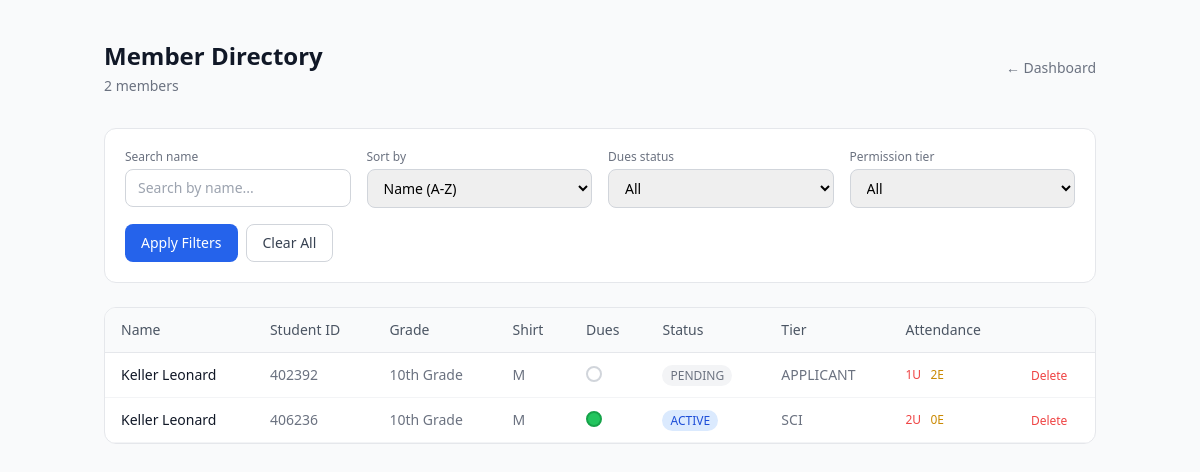
The page /directory/ (signed in) on the database its author committed.
### sga/models.py (models this page shows, shortened)
class Member(models.Model):
    class Grade(models.TextChoices):
        NINTH    = '9',  '9th Grade'
        TENTH    = '10', '10th Grade'
        ELEVENTH = '11', '11th Grade'
        TWELFTH  = '12', '12th Grade'
    class ShirtSize(models.TextChoices):
        XS  = 'XS',  'XS'
        S   = 'S',   'Small'
        M   = 'M',   'Medium'
        L   = 'L',   'Large'
        XL  = 'XL',  'XL'
        XXL = 'XXL', 'XXL'
    class DuesStatus(models.TextChoices):
        PAID    = 'PAID',    'Paid'
        PENDING = 'PENDING', 'Pending'
    class MemberStatus(models.TextChoices):
        ACTIVE  = 'ACTIVE',  'Active'
        PENDING = 'PENDING', 'Pending'
        ALUMNI  = 'ALUMNI',  'Alumni'
    class ElectedPosition(models.TextChoices):
        NONE      = '',          'No position'
        EXEC_PRES = 'EXEC_PRES', 'Executive President'
        EXEC_VP   = 'EXEC_VP',   'Executive Vice President'
        EXEC_PARL = 'EXEC_PARL', 'Executive Parliamentarian'
        EXEC_SEC  = 'EXEC_SEC',  'Executive Secretary'
        EXEC_TRES = 'EXEC_TRES', 'Executive Treasurer'
        SR_PRES   = 'SR_PRES',   'Senior President'
        SR_VP     = 'SR_VP',     'Senior Vice President'
        SR_SEC    = 'SR_SEC',    'Senior Secretary'
        JR_PRES   = 'JR_PRES',   'Junior President'
        JR_VP     = 'JR_VP',     'Junior Vice President'
        JR_SEC    = 'JR_SEC',    'Junior Secretary'
        SO_PRES   = 'SO_PRES',   'Sophomore President'
        SO_VP     = 'SO_VP',     'Sophomore Vice President'
        SO_SEC    = 'SO_SEC',    'Sophomore Secretary'
        FR_PRES   = 'FR_PRES',   'Freshman President'
        FR_VP     = 'FR_VP',     'Freshman Vice President'
        FR_SEC    = 'FR_SEC',    'Freshman Secretary'
    student_id                   = models.CharField(max_length=6, unique=True, validators=[student_id_validator])
    full_name                    = models.CharField(max_length=120)
    email                        = models.EmailField(blank=True)
    password_hash                = models.CharField(max_length=255, blank=True)
    grade                        = models.CharField(max_length=2, choices=Grade.choices, blank=True)
    shirt_size                   = models.CharField(max_length=3, choices=ShirtSize.choices, blank=True)
    dues_status                  = models.CharField(max_length=10, choices=DuesStatus.choices, default=DuesStatus.PENDING)
    member_status                = models.CharField(max_length=10, choices=MemberStatus.choices, default=MemberStatus.PENDING)
    permission_tier              = models.CharField(max_length=10, choices=PermissionTier.choices, default=PermissionTier.APPLICANT)
    elected_position             = models.CharField(max_length=20, choices=ElectedPosition.choices, default='', blank=True)
    attendance_warning_dismissed = models.BooleanField(default=False)
    created_at                   = models.DateTimeField(auto_now_add=True)
    updated_at                   = models.DateTimeField(auto_now=True)
    def has_attendance_warning(self):
        if self.attendance_warning_dismissed:
            return False
        return self.unexcused_absences() >= 2 or self.excused_absences() >= 4
    def unexcused_absences(self):
        return self.attendance_records.filter(status='UNEXCUSED').count()
    def excused_absences(self):
        return self.attendance_records.filter(status='EXCUSED').count()
    class Meta:
        ordering = ['full_name']

### sga/views.py (the view, shortened to what this page needs)
# urls.py: path('directory/',                    views.directory_view,      name='directory'),
@login_required
def directory_view(request):
    try:
        member = Member.objects.get(student_id=request.user.username)
    except Member.DoesNotExist:
        return redirect('login')
    if not is_officer(member):
        messages.error(request, 'Access denied.')
        return redirect('dashboard')
    query = request.GET.get('q', '')
    sort_by = request.GET.get('sort', '')
    dues_filter = request.GET.get('dues', '')
    tier_filter = request.GET.get('tier', '')
    members = Member.objects.all()
    if query:
        members = members.filter(full_name__icontains=query)
    if dues_filter:
        members = members.filter(dues_status=dues_filter)
    if tier_filter:
        members = members.filter(permission_tier=tier_filter)
    if sort_by == 'attendance':
        from django.db.models import Count, Q
        members = members.annotate(
            unexcused_count=Count('attendance_records', filter=Q(attendance_records__status='UNEXCUSED')),
            excused_count=Count('attendance_records', filter=Q(attendance_records__status='EXCUSED'))
        ).order_by('-unexcused_count', '-excused_count', 'full_name')
    else:
        members = members.order_by('full_name')
    return render(request, 'sga/directory.html', {
        'members': members,
        'query': query,
        'member': member,
        'sort_by': sort_by,
        'dues_filter': dues_filter,
        'tier_filter': tier_filter,
    })

### sga/views.py (called while the page is built)
def is_officer(member):
    return member.permission_tier in ('OFFICER', 'SCI')

### sga/templates/sga/directory.html (shortened to what this page needs)
<!DOCTYPE html>
<html lang="en">
<head>
  <script src="https://cdn.tailwindcss.com"></script>
</head>
<body class="bg-gray-50 min-h-screen">
  <div class="max-w-5xl mx-auto px-4 py-10">
    <div class="flex items-center justify-between mb-8">
      <div>
        <h1 class="text-2xl font-semibold text-gray-900">Member Directory</h1>
        <p class="text-sm text-gray-500 mt-1">{{ members|length }} member{{ members|length|pluralize }}</p>
      </div>
      <a href="{% url 'dashboard' %}" class="text-sm text-gray-500 hover:text-gray-800">&larr; Dashboard</a>
    </div>
    <div class="bg-white border border-gray-200 rounded-xl p-5 mb-6">
      <form method="GET" class="grid grid-cols-1 md:grid-cols-4 gap-4">
        <div>
          <label class="block text-xs text-gray-500 mb-1">Search name</label>
          <input type="text" name="q" value="{{ query }}" placeholder="Search by name..."
            class="w-full border border-gray-300 rounded-lg px-3 py-2 text-sm focus:outline-none focus:ring-2 focus:ring-blue-500">
        </div>
        <div>
          <label class="block text-xs text-gray-500 mb-1">Sort by</label>
          <select name="sort"
            class="w-full border border-gray-300 rounded-lg px-3 py-2 text-sm focus:outline-none focus:ring-2 focus:ring-blue-500">
            <option value="">Name (A-Z)</option>
          </select>
        </div>
        <div>
          <label class="block text-xs text-gray-500 mb-1">Dues status</label>
          <select name="dues"
            class="w-full border border-gray-300 rounded-lg px-3 py-2 text-sm focus:outline-none focus:ring-2 focus:ring-blue-500">
            <option value="">All</option>
          </select>
        </div>
        <div>
          <label class="block text-xs text-gray-500 mb-1">Permission tier</label>
          <select name="tier"
            class="w-full border border-gray-300 rounded-lg px-3 py-2 text-sm focus:outline-none focus:ring-2 focus:ring-blue-500">
            <option value="">All</option>
          </select>
        </div>
        <div class="md:col-span-4 flex gap-2">
          <button type="submit"
            class="bg-blue-600 hover:bg-blue-700 text-white text-sm px-4 py-2 rounded-lg transition font-medium">
            Apply Filters
          </button>
          <a href="{% url 'directory' %}"
            class="border border-gray-300 hover:border-gray-400 text-gray-700 text-sm px-4 py-2 rounded-lg transition font-medium">
            Clear All
          </a>
        </div>
      </form>
    </div>
    <div class="bg-white border border-gray-200 rounded-xl overflow-hidden">
      <table class="w-full text-sm">
        <thead>
          <tr class="border-b border-gray-200 bg-gray-50">
            <th class="text-left px-4 py-3 font-medium text-gray-600">Name</th>
            <th class="text-left px-4 py-3 font-medium text-gray-600">Student ID</th>
            <th class="text-left px-4 py-3 font-medium text-gray-600">Grade</th>
            <th class="text-left px-4 py-3 font-medium text-gray-600">Shirt</th>
            <th class="text-left px-4 py-3 font-medium text-gray-600">Dues</th>
            <th class="text-left px-4 py-3 font-medium text-gray-600">Status</th>
            <th class="text-left px-4 py-3 font-medium text-gray-600">Tier</th>
            <th class="text-left px-4 py-3 font-medium text-gray-600">Attendance</th>
            <th class="text-left px-4 py-3 font-medium text-gray-600"></th>
          </tr>
        </thead>
        <tbody>
          {% for m in members %}
          <tr class="border-b border-gray-100 hover:bg-gray-50 transition {% if m.has_attendance_warning %}bg-red-50{% endif %}">
            <td class="px-4 py-3 font-medium text-gray-900">
              <div class="flex items-center gap-2">
                <a href="{% url 'member_profile' m.student_id %}" class="hover:text-blue-600 transition">
                  {{ m.full_name }}
                </a>
              </div>
            </td>
            <td class="px-4 py-3 text-gray-500">{{ m.student_id }}</td>
            <td class="px-4 py-3 text-gray-500">{{ m.get_grade_display }}</td>
            <td class="px-4 py-3 text-gray-500">{{ m.shirt_size }}</td>
            <td class="px-4 py-3">
              <form method="POST" class="inline">
                <button type="submit" title="Click to toggle dues status"
                  class="w-4 h-4 rounded-full border-2 transition-all hover:scale-110
                    {% if m.dues_status == 'PAID' %}bg-green-500 border-green-600{% else %}bg-white border-gray-300 hover:border-gray-400{% endif %}">
                </button>
              </form>
            </td>
            <td class="px-4 py-3">
              <span class="px-2 py-0.5 rounded-full text-xs font-medium
                {% if m.member_status == 'ACTIVE' %}bg-blue-100 text-blue-700
                {% else %}bg-gray-100 text-gray-500{% endif %}">
                {{ m.member_status }}
              </span>
            </td>
            <td class="px-4 py-3 text-gray-500">{{ m.permission_tier }}</td>
            <td class="px-4 py-3 text-xs text-gray-500">
              <span class="text-red-500">{{ m.unexcused_absences }}U</span>
              <span class="text-yellow-600">{{ m.excused_absences }}E</span>
            </td>
            <td class="px-4 py-3">
              <form method="POST" action="{% url 'delete_member' m.student_id %}"
                onsubmit="return confirm('Delete {{ m.full_name }}? This cannot be undone.')">
                <button type="submit" class="text-xs text-red-500 hover:text-red-700 transition">Delete</button>
              </form>
            </td>
          </tr>
          {% empty %}
          <tr>
            <td colspan="9" class="px-4 py-6 text-center text-gray-400">No members found.</td>
          </tr>
          {% endfor %}
        </tbody>
      </table>
    </div>
  </div>
</body>
</html>

### rows shown on the page
Member: full_name "Keller Leonard", student_id "402392", grade "10th Grade", shirt_size "M", member_status "PENDING", permission_tier "APPLICANT", unexcused_absences "1", excused_absences "2"
Member: full_name "Keller Leonard", student_id "406236", grade "10th Grade", shirt_size "M", member_status "ACTIVE", permission_tier "SCI", unexcused_absences "2", excused_absences "0"

### other values the page prints
{{ members|length }} "2"
